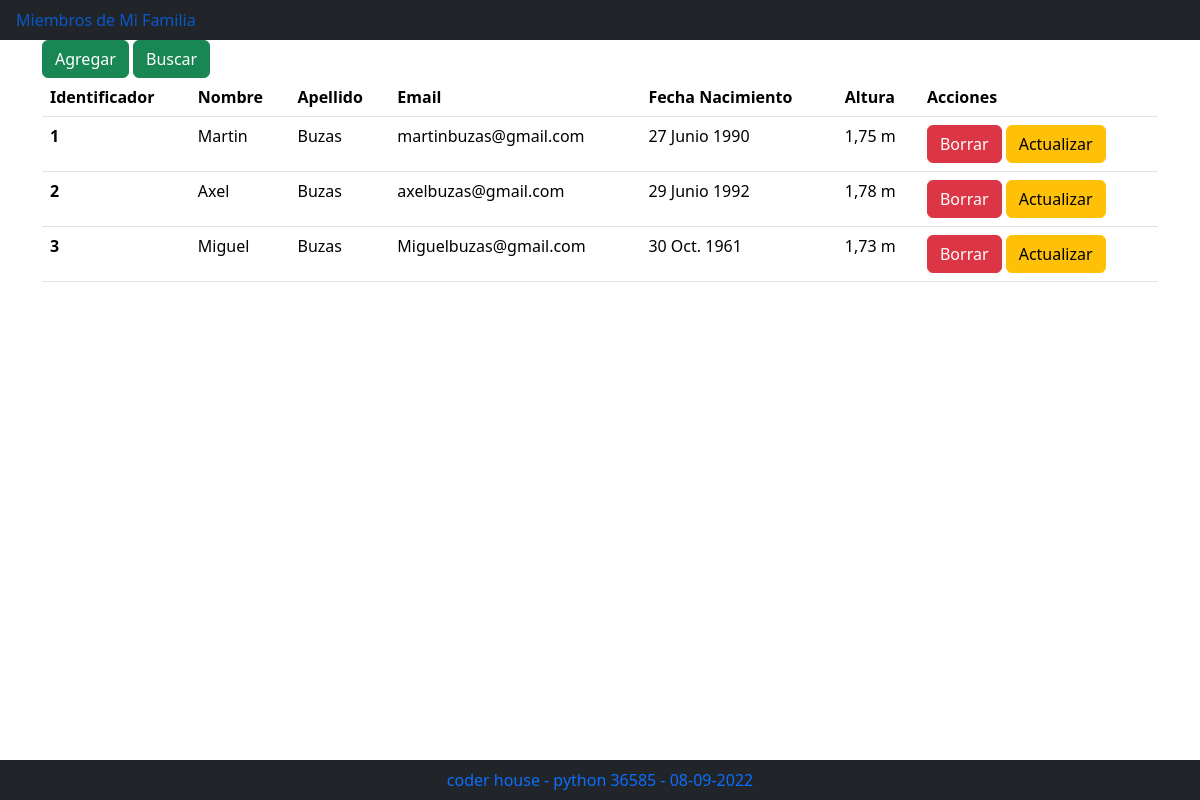
The page / on the database its author committed.
### familia/models.py (models this page shows)
class Persona(models.Model):
    nombre = models.CharField(max_length=100)
    apellido = models.CharField(max_length=100)
    email = models.CharField(max_length=100)
    fecha_nacimiento = models.DateField()
    altura = models.FloatField(default=0.0)

### familia/views.py (the view)
# urls.py: path('', views.index, name="index"),
def index(request):
    personas = Persona.objects.all()
    template = loader.get_template('familia/lista_familiares.html')
    context = {
        'personas': personas,
    }
    return HttpResponse(template.render(context, request))

### familia/templates/familia/lista_familiares.html (shortened to what this page needs)
{% extends "familia/index.html" %}
{% load bootstrap5 %}
{% block cuerpo %}
<div class="container">
  <div class="row">
    <div class="col">
      {% url 'agregar' as agregar_url %}
      {% url 'buscar' as buscar_url %}
      {% bootstrap_button "Agregar" button_class="btn-success" button_type="link" href=agregar_url %}
      {% bootstrap_button "Buscar" button_class="btn-success" button_type="link" href=buscar_url %}
    <div>
  <div>
  <div class="row">
    <div class="col">
        {% if personas %}
        <table class="table">
            <thead>
                <th scope="col">Identificador</th>
                <th scope="col">Nombre</th>
                <th scope="col">Apellido</th>
                <th scope="col">Email</th>
                <th scope="col">Fecha Nacimiento</th>
                <th scope="col">Altura</th>
                <th scope="col">Acciones</th>
            </thead>
            {% for p in personas %}
            <tbody>
                <tr>
                    <th scope="row">{{p.id}} </th>
                    <td> {{p.nombre}} </td>
                    <td> {{p.apellido}} </td>
                    <td> {{p.email}} </td>
                    <td> {{p.fecha_nacimiento}} </td>
                    <td> {{p.altura}} m</td>
                    <td>
                      {% url 'borrar' identificador=p.id as borrar_url %}
                      {% url 'actualizar' identificador=p.id as actualizar_url %}
                      {% bootstrap_button "Borrar" size="sm" button_class="btn-danger" button_type="link" href=borrar_url %}
                      {% bootstrap_button "Actualizar" size="sm" button_class="btn-warning" button_type="link" href=actualizar_url %}
                    </td>
                </tr>
            </tbody>
            {% endfor %}
        </table>
        {% else %}
            <p>No tienes familiares cargados</p>
        {% endif %}
    </div>
  </div>
</div>
{% endblock %}

### familia/templates/familia/index.html (shortened to what this page needs)
{% load bootstrap5 %}
{% bootstrap_css %}
<ul class="nav bg-dark fixed">
  <li class="nav-item">
    <a class="nav-link active" href="{%url  'index' %}"> Miembros de Mi Familia</a>
  </li>
</ul>
{% block  cuerpo %}
{% endblock %}
<ul class="nav bg-dark fixed-bottom justify-content-center">
  <li class="nav-item">
    <a class="nav-link active" href="{%url  'index' %}">coder house - python 36585 - {% now 'd-m-Y' %}</a>
  </li>
</ul>

### rows shown on the page
Persona: id "1", nombre "Martin", apellido "Buzas", email "martinbuzas@gmail.com", fecha_nacimiento "27 Junio 1990", altura "1,75", bootstrap_button "Borrar", bootstrap_button "Actualizar"
Persona: id "2", nombre "Axel", apellido "Buzas", email "axelbuzas@gmail.com", fecha_nacimiento "29 Junio 1992", altura "1,78", bootstrap_button "Borrar", bootstrap_button "Actualizar"
Persona: id "3", nombre "Miguel", apellido "Buzas", email "Miguelbuzas@gmail.com", fecha_nacimiento "30 Oct. 1961", altura "1,73", bootstrap_button "Borrar", bootstrap_button "Actualizar"
